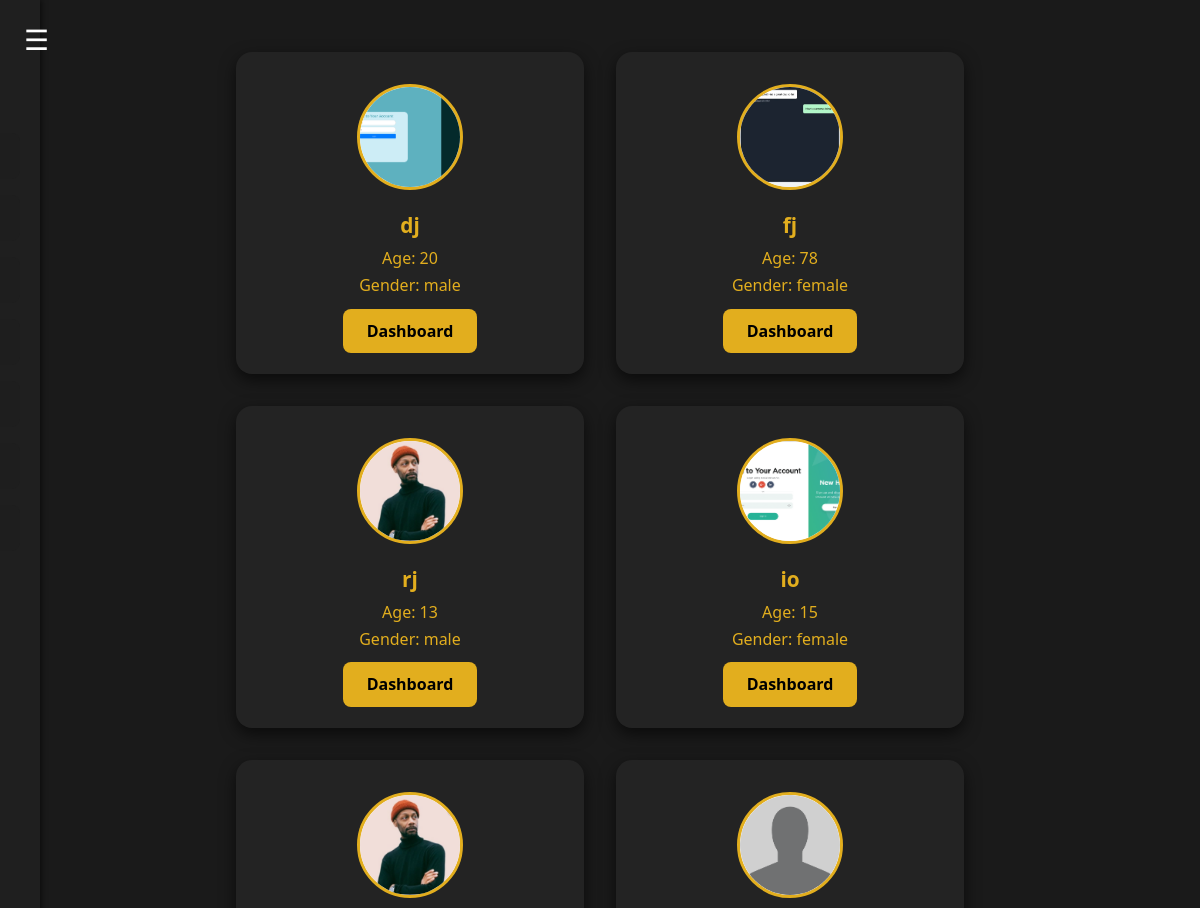
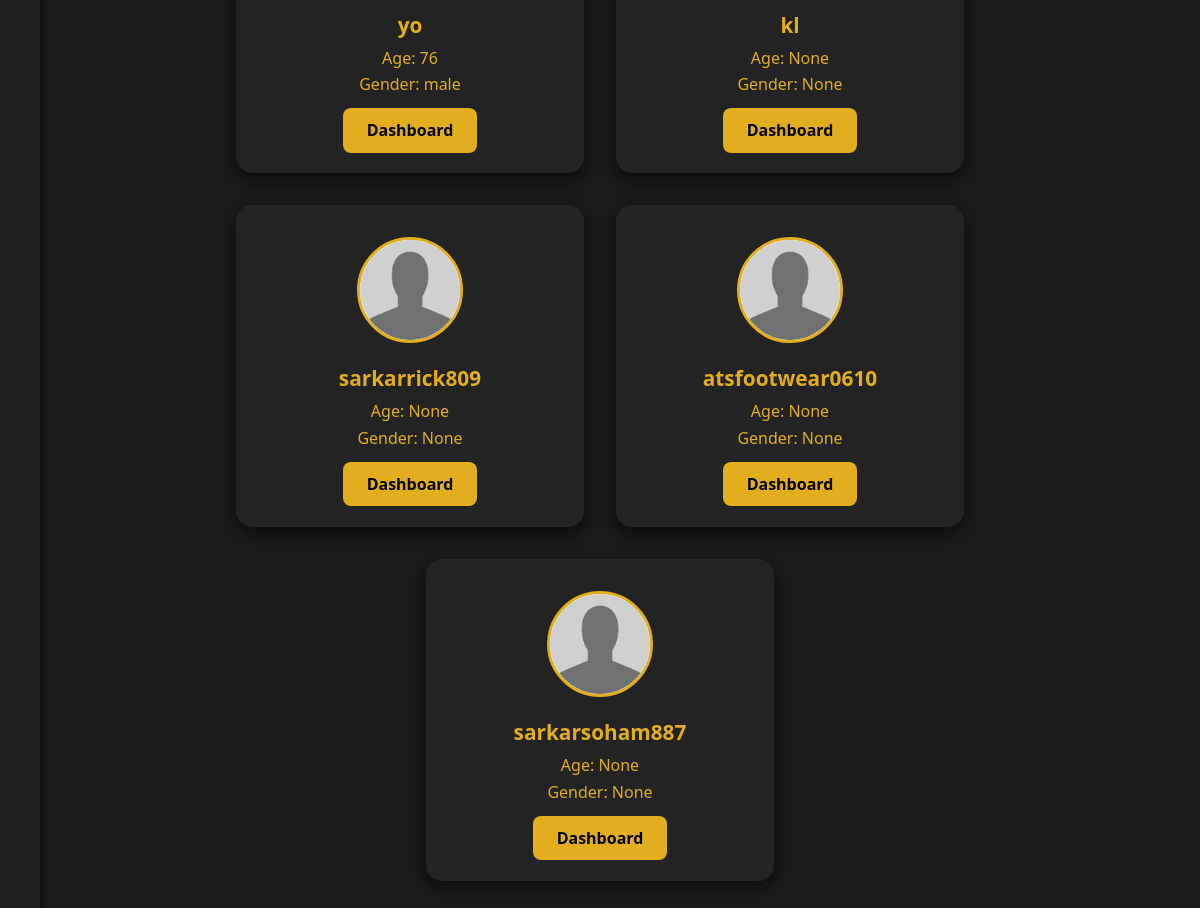
/view_users/ (signed in), run on the app's committed database (2 pictures, top to bottom).
### accounts/models.py (models this page shows, shortened)
class Profile(models.Model):
    user = models.OneToOneField(User, on_delete=models.CASCADE)
    role = models.CharField(max_length=10, choices=[
        ('user', 'User'),
        ('trainer', 'Trainer'),
        ('admin', 'Admin')
    ])
    username = models.CharField(max_length=200,null=True)
    first_name = models.CharField(max_length=200,null=True)
    last_name = models.CharField(max_length=200,null=True)
    age = models.IntegerField(max_length=3,null=True)
    gender = models.CharField(max_length=10, null=True,choices=[
        ('male', 'Male'),
        ('female', 'Female'),
    ])
    phone_number = models.IntegerField(max_length=15,null=True)
    whatsapp_number = models.IntegerField(max_length=15,null=True)
    email = models.CharField(max_length=200,null=True)
    address = models.CharField(max_length=200,null=True)
    profile_pic = models.ImageField(default="default.png",null=True,blank=True)

### accounts/decorators.py (the view)
        def wrapper_func(request,*args,**kwargs):
            group = None
            if request.user.groups.exists():
                group = request.user.groups.all()[0].name
            if group in allowed_roles:
                return view_func(request,*args,**kwargs)
            else:
                return HttpResponse('You are not authorised to view this page')

### accounts/views.py (called while the page is built)
@never_cache
@login_required(login_url='login')
@allowed_users(allowed_roles=['admin','trainer'])
def view_users(request):
    users = Profile.objects.filter(role='user')
    return render(request, 'accounts/view_user.html', {'users': users})

### accounts/templates/accounts/view_user.html (shortened to what this page needs)
{% extends "accounts/base_trainer.html" %}
{% load static %}
{% block extra_css %}
    <link rel="stylesheet" href="{% static 'css/view_user.css' %}">
{% endblock %}
{% block content %}
    <div class="user-list-container">
    {% for user in users %}
        <div class="user-info">
            <div class="user-profilepic">
                {% if user.profile_pic %}
                    <img src="{{ user.profile_pic.url }}" alt="Profile Picture">
                {% else %}
                    <img src="{% static 'images/default.png' %}" alt="Profile Picture">
                {% endif %}
            </div>
            <div class="user-profilename">{{ user.username }}</div>
            <div class="age">Age: {{ user.age }}</div>
            <div class="gender">Gender: {{ user.gender }}</div>
            <div class="dashboard-btn">
                <a href="{% url 'trainer_view_user_dashboard' user.username %}" class="btn dashboard-link">Dashboard</a>
            </div>
        </div>
    {% endfor %}
{% endblock %}

### static/css/base_user.css (style rules this page uses)
body { margin: 0; font-family: 'Segoe UI', sans-serif; background-color: #0d1b2a; color: #ffffff; }
body { margin: 0; background-color: #121212; color: #fff; font-family: Arial, sans-serif; }

### static/css/view_user.css (style rules this page uses)
body { background: #181818; font-family: 'Segoe UI', Arial, sans-serif; margin: 0; padding: 0; color: #fff; }
.user-list-container { display: flex; flex-wrap: wrap; gap: 2rem; justify-content: center; padding: 2rem; }
.user-info { background: #232323; border-radius: 1rem; box-shadow: 0 6px 16px rgba(0, 0, 0, 0.6); padding: 2rem 1.5rem; width: 300px; display: flex; flex-direction: column; align-items: center; text-align: center; transition: transform 0.2s, box-shadow 0.2s; }
.user-profilepic img { width: 100px; height: 100px; border-radius: 50%; object-fit: cover; border: 3px solid #e2ae1e; margin-bottom: 1rem; background: #fff; }
.user-profilename { font-size: 1.3rem; font-weight: bold; color: #e2ae1e; margin-bottom: 0.5rem; }
.age, .gender { font-size: 1rem; margin-bottom: 0.3rem; color: #e2ae1e; }
.dashboard-btn { margin-top: 1.2rem; }
.dashboard-btn a { padding: 0.7rem 1.5rem; background: #e2ae1e; color: #000; border-radius: 0.5rem; font-weight: bold; font-size: 1rem; text-decoration: none; transition: background 0.2s, color 0.2s; }

### data on the page
Profile: profile_pic (picture), username "dj", age "20", gender "male"
Profile: profile_pic (picture), username "fj", age "78", gender "female"
Profile: profile_pic (picture), username "rj", age "13", gender "male"
Profile: profile_pic (picture), username "io", age "15", gender "female"
Profile: profile_pic (picture), username "yo", age "76", gender "male"
Profile: profile_pic (placeholder picture), username "kl", age "None", gender "None"
Profile: profile_pic (placeholder picture), username "sarkarrick809", age "None", gender "None"
Profile: profile_pic (placeholder picture), username "atsfootwear0610", age "None", gender "None"
Profile: profile_pic (placeholder picture), username "sarkarsoham887", age "None", gender "None"
